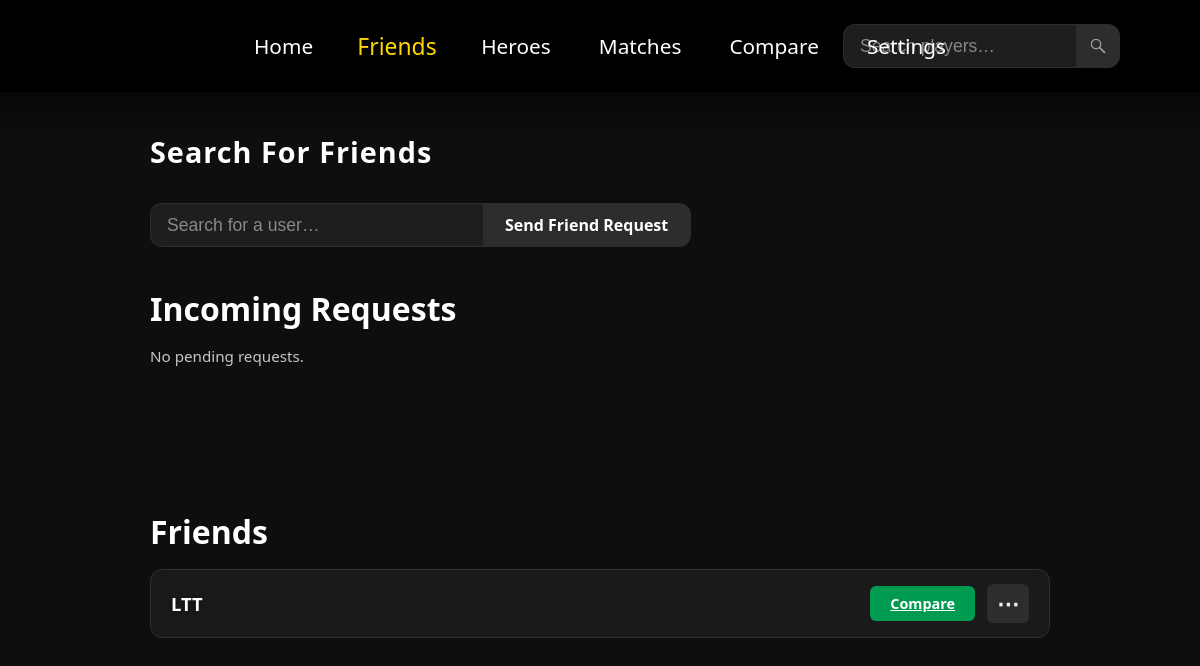
/friends (signed in), run on an earlier commit of the app's database.
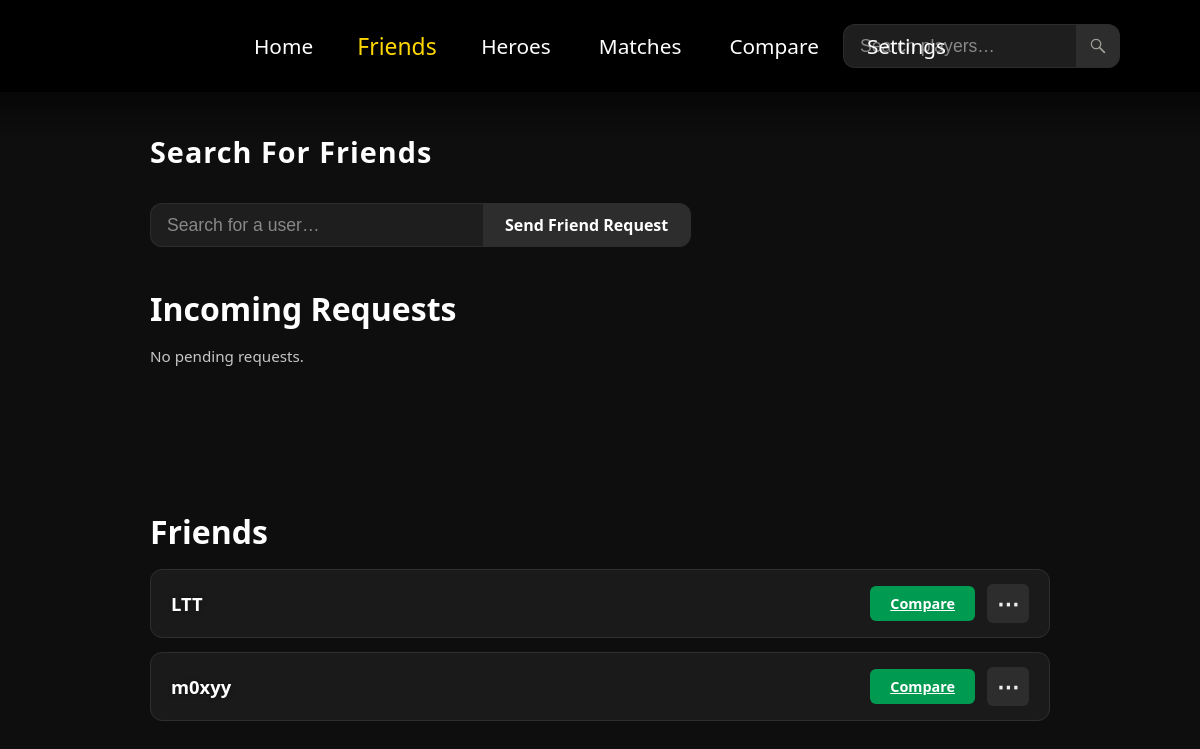
And on a later commit of the database.
### fetch/models.py (models this page shows)
class FriendRequest(db.Model):
    id = db.Column(db.Integer, primary_key=True)
    sender_id = db.Column(db.String(80), db.ForeignKey('user.username'), nullable=False)
    receiver_id = db.Column(db.String(80), db.ForeignKey('user.username'), nullable=False)
    status = db.Column(db.String(20), default='pending')  # pending, accepted, rejected
    timestamp = db.Column(db.DateTime, default=db.func.current_timestamp())

### fetch/routes.py (the view, shortened to what this page needs)
@blueprint.route("/friends", methods=["GET", "POST"])
@login_required
def friends():
    user = current_user
    accepted = FriendRequest.query.filter(
        ((FriendRequest.sender_id == user.username) | (FriendRequest.receiver_id == user.username)) &
        (FriendRequest.status == 'accepted')
    ).all()
    incoming = FriendRequest.query.filter_by(receiver_id=user.username, status='pending').all()
    return render_template("Friends.html", accepted=accepted, incoming=incoming)

### fetch/__init__.py (called while the page is built)
def create_app(config=DevelopmentConfig):
    app = Flask(__name__)
    app.config.from_object(config)
    db.init_app(app)
    migrate.init_app(app, db)
    login.init_app(app)
    from fetch.blueprints import blueprint
    from fetch.models import User
    app.register_blueprint(blueprint)
    csrf = CSRFProtect(app)
    @login.user_loader
    def load_user(player_id):
        return User.query.get(player_id)
    return app

### fetch/templates/Friends.html (shortened to what this page needs)
<!DOCTYPE html>
<html lang="en">
<head>
  <link rel="stylesheet" href="{{ url_for('main.static', filename='styles/style.css') }}">
</head>
<body class="friends-page">
  {% set current_path = request.path %}
  {% include "Components/navbar.html" %}
  <main class="friends-wrapper">
    <h1 class="friends-title">Search For Friends</h1>
    <form method="POST" class="friends-search">
      <input type="text" name="search_username"
             placeholder="Search for a user…" required>
      <button type="submit" class="friend-button send-request">
        Send&nbsp;Friend&nbsp;Request
      </button>
    </form>
    <section class="requests">
      <h2 class="section-heading">Incoming&nbsp;Requests</h2>
      {% if incoming %}
        {% for req in incoming %}
          <div class="friend-block">
            <div class="friend-name">{{ req.sender_id }}</div>
            <div class="friend-actions">
              <form method="POST"
                    action="{{ url_for('main.respond_request', req_id=req.id, action='accept') }}">
                <input type="hidden" name="csrf_token" value="{{ csrf_token() }}">
                <button class="friend-button accept" type="submit">Accept</button>
              </form>
              <form method="POST"
                    action="{{ url_for('main.respond_request', req_id=req.id, action='reject') }}">
                <input type="hidden" name="csrf_token" value="{{ csrf_token() }}">
                <button class="friend-button reject" type="submit">Reject</button>
              </form>
            </div>
          </div>
        {% endfor %}
      {% else %}
        <p class="empty-state">No pending requests.</p>
      {% endif %}
    </section>
    <section class="friends-list">
      <h2 class="section-heading">Friends</h2>
      {% if accepted %}
        {% for fr in accepted %}
          {% set friend = fr.receiver_id if fr.sender_id == current_user.username else fr.sender_id %}
          <div class="friend-block">
            <div class="friend-name">{{ friend }}</div>
            <div class="friend-actions">
              <a class="friend-button compare" href="{{ url_for('main.compare') }}?friend={{ friend }}">
                Compare
              </a>
              <button type="button" class="friend-button remove-trigger ellipsis">⋯</button>
            </div>
          </div>
        {% endfor %}
      {% else %}
        <p class="empty-state">You haven’t added any friends yet.</p>
      {% endif %}
    </section>
  </main>
</body>
</html>

### fetch/templates/components/navbar.html (shortened to what this page needs)
<header class="navbar">
    <nav class="nav-links">
        <a class="{{ 'active' if request.path in ['/', '/home'] else '' }}" href="{{ url_for('main.home') }}">Home</a>
        <a class="{{ 'active' if request.path == '/friends' }}" href="{{ url_for('main.friends') }}">Friends</a>
        <a class="{{ 'active' if request.path == '/heroes'  }}" href="{{ url_for('main.heroes')  }}">Heroes</a>
        <a class="{{ 'active' if request.path == '/matches' }}" href="{{ url_for('main.matches') }}">Matches</a>
        <a class="{{ 'active' if 'compare' in request.full_path }}" href="{{ url_for('main.compare') }}">Compare</a>
        <a class="{{ 'active' if request.path == '/settings' }}" href="{{ url_for('main.settings') }}">Settings</a>
    </nav>
    <form id="nav-friend-search" class="nav-search" action="#" method="POST">
        <input type="text" name="search_username"
               placeholder="Search players…" aria-label="Search players" required>
        <button type="submit" class="friend-button send-request">
            <img src="{{ url_for('main.static', filename='styles/images/search-icon.png') }}" alt="">
        </button>
    </form>
</header>
<div class="navbar-fade"></div>

### fetch/static/styles/style.css (style rules this page uses)
body.friends-page { margin: 0; padding: 0; font-family: 'Segoe UI', sans-serif; background: #0e0e0e; color: #fff; }
.navbar { background:#000; padding:1.5rem 5rem; display:flex; align-items:center; overflow: visible; position:sticky; top:0; z-index:1000; }
.nav-links { position:absolute; left:50%; transform:translateX(-50%); display:flex; gap:3rem; }
.nav-links a { color: #fff; text-decoration: none; font-weight: 500; font-size: 1.3rem; padding: 0.5rem 0; transition: transform 0.2s ease, color 0.2s ease; transform-origin: center; display: inline-block; }
.navbar a:hover, .navbar a.active { color: #ffd700; transform: scale(1.1); }
.nav-search { margin-left:auto; display:flex; align-items:center; }
.nav-search input { background:#1e1e1e; color:#e0e0e0; border:1px solid #2c2c2c; border-right:none; border-radius:12px 0 0 12px; height:42px; width:200px; padding:0 1rem; font-size:1.1rem; }
.nav-search input::placeholder { color:#888; }
.nav-search button { background:#2d2d2d; border:1px solid #2c2c2c; border-left:none; border-radius:0 12px 12px 0; width:44px; height:44px; display:flex; align-items:center; justify-content:center; cursor:pointer; transition:background 0.2s; }
.nav-search img { width:18px; height:18px; filter:invert(100%); pointer-events:none; }
.navbar-fade { position: absolute; top: 72px; left: 0; width: 100%; height: 70px; background: linear-gradient(to bottom, rgba(0, 0, 0, 0.7), transparent); z-index: 999; pointer-events: none; }
.friends-wrapper { max-width: 900px; margin: 2.5rem auto; padding: 0 1rem; }
.friends-title { font: 600 1.8rem 'Segoe UI', sans-serif; color: #fff; margin-bottom: 2rem; text-transform: none; letter-spacing: 1px; }
.section-heading { font: 600 2rem 'Segoe UI', sans-serif; margin: 0 0 1rem; }
.empty-state { color: #c6c6c6; font-size: 0.95rem; margin: 0 0 2rem; }
.friends-search { display: flex; align-items: center; gap: 0; margin-bottom: 2.5rem; }
.friends-search input[type="text"] { background: #1e1e1e; color: #e0e0e0; border: 1px solid #2c2c2c; border-right: none; border-radius: 12px 0 0 12px; height: 42px; width: 300px; padding: 0 1rem; font-size: 1.1rem; }
.friends-search input::placeholder { color: #888; }
.friends-search .send-request { background: #2d2d2d; border: 1px solid #2c2c2c; border-left: none; border-radius: 0 12px 12px 0; height: 44px; padding: 0 22px; font: 600 1rem 'Segoe UI', sans-serif; color: #fff; cursor: pointer; transition: background 0.2s; }
.requests { margin-bottom: 7rem; }
.friends-list { margin-top: 9rem; }
.friend-block { display: flex; align-items: center; justify-content: space-between; background: #1a1a1a; border: 1px solid #2f2f2f; border-radius: 12px; padding: 14px 20px; margin-bottom: 14px; gap: 1.6rem; transition: transform 0.25s, border-color 0.25s, box-shadow 0.25s; }
.friend-name { font: 600 1.15rem 'Segoe UI', sans-serif; text-shadow: 0 0 4px rgba(0, 0, 0, 0.5); }
.friend-actions { display: flex; align-items: center; gap: 12px; position: relative; }
.friend-button { padding: 8px 20px; border: none; border-radius: 6px; font: 600 0.9rem 'Segoe UI', sans-serif; cursor: pointer; transition: background 0.2s; }
.friend-button.compare, .friend-button.accept { background: #009a51; color: #fff; }
.friend-button.ellipsis { width: 42px; text-align: center; font-size: 1.4rem; padding: 4px 0; background: #2d2d2d; color: #eee; }

What changed in the data, as far as the page shows it:
added FriendRequest: sender "m0xyy"
